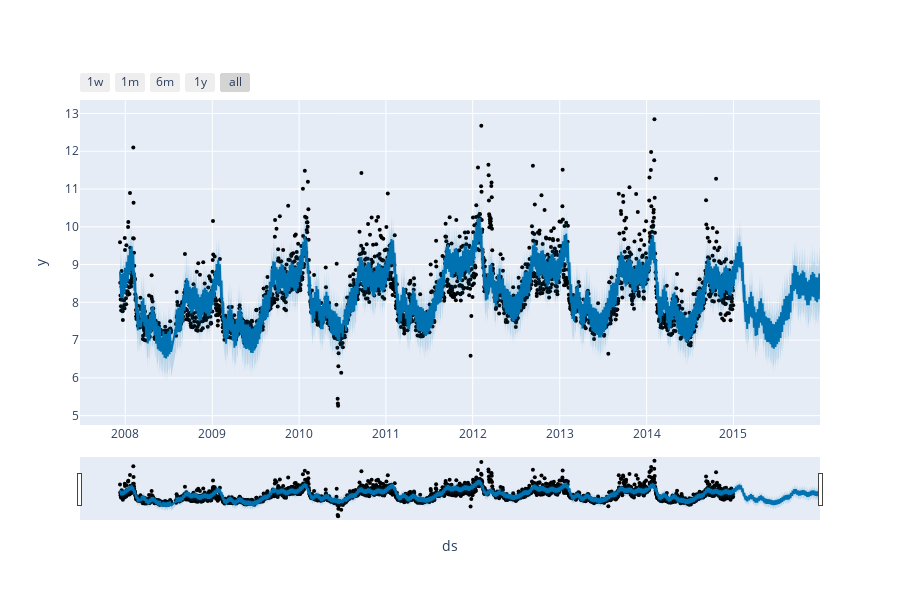

Notebook cell for this chart:
### Markdown cell above
## 시각화

### Code cell
future = m.make_future_dataframe(periods=365, include_history=True)
forecast = m.predict(future)
plot_plotly(m, forecast)

### Figure 1 — Plotly figure (JSON) as saved in the notebook; plotly's stock layout.template omitted (floating-point values rounded to 4 significant figures; data arrays with more than 128 entries replaced by an {"elided": "..."} marker saying what was removed)
{"data": [{"marker": {"color": "black", "size": 4}, "mode": "markers", "name": "Actual", "type": "scatter", "x": {"elided": "2522 str values"}, "y": {"elided": "2522 float values"}}, {"hoverinfo": "skip", "line": {"width": 0}, "mode": "lines", "type": "scatter", "x": {"elided": "2887 str values"}, "y": {"elided": "2887 float values"}}, {"fill": "tonexty", "fillcolor": "rgba(0, 114, 178, 0.2)", "line": {"color": "#0072B2", "width": 2}, "mode": "lines", "name": "Predicted", "type": "scatter", "x": {"elided": "2887 str values"}, "y": {"elided": "2887 float values"}}, {"fill": "tonexty", "fillcolor": "rgba(0, 114, 178, 0.2)", "hoverinfo": "skip", "line": {"width": 0}, "mode": "lines", "type": "scatter", "x": {"elided": "2887 str values"}, "y": {"elided": "2887 float values"}}], "layout": {"height": 600, "showlegend": false, "width": 900, "xaxis": {"rangeselector": {"buttons": [{"count": 7, "label": "1w", "step": "day", "stepmode": "backward"}, {"count": 1, "label": "1m", "step": "month", "stepmode": "backward"}, {"count": 6, "label": "6m", "step": "month", "stepmode": "backward"}, {"count": 1, "label": "1y", "step": "year", "stepmode": "backward"}, {"step": "all"}]}, "rangeslider": {"visible": true}, "title": {"text": "ds"}, "type": "date"}, "yaxis": {"title": {"text": "y"}}}}
